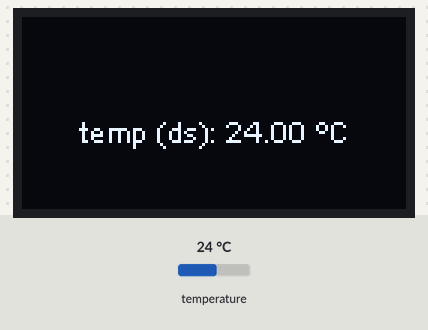
Bench run of a sketch on a simulated ESP32. Parts: 128×64 one-colour display. The test bench sets the inputs (shaded band); at power-on: temperature 24 °C. What the sketch prints to the serial monitor is not drawn.

Above: at 3.3 s.
3.4 s: temperature set to 12 °C
At 5.4 s:
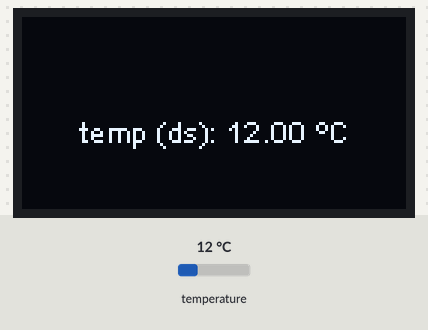
5.9 s: temperature set to 19 °C
8.4 s: temperature set to 28 °C
At 10.7 s:
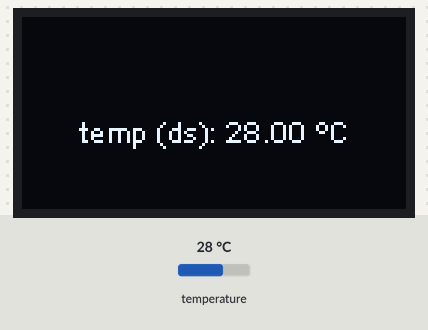
Timing chart, 0 to 12.2 s (numbered marks = the images above; inputs shaded):
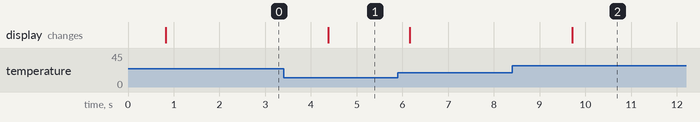

The sketch:

heltec_ds18b20.ino
```cpp
#include <OneWire.h>
#include <DallasTemperature.h>
#include "Arduino.h"
#include "heltec.h"

#define DS18B20_DIGITAL_PIN 23 // pois este pino não é analógico

OneWire ourWire(DS18B20_DIGITAL_PIN);
DallasTemperature ds18b20(&ourWire);

float ds18b20TemperatureValue(bool verbose) {
  ds18b20.requestTemperatures();
  float temp = ds18b20.getTempCByIndex(0);
  if(verbose) {
    Serial.print("DS18B20:  "); Serial.print(temp); Serial.println("ºC\n");
  }
  return temp;
}

void setup() {
  Heltec.begin(true /*Display*/, false /*LoRa*/, true /*Serial*/);
  Serial.begin(9600);
  ds18b20.begin();
}


void loop() {
  float dsTemp = ds18b20TemperatureValue(true);

  Heltec.display->clear();
  Heltec.display->setTextAlignment(TEXT_ALIGN_CENTER);
  Heltec.display->drawString(64, 32, "temp (ds): " + String(dsTemp,2) + " ºC");
  Heltec.display->display();

  delay(1000);
}
```

Measured:
- after the input at 3.4 s, the display: changes after 0.98 s (image 1)
- after the input at 8.4 s, the display: changes after 1.3 s (image 2)
